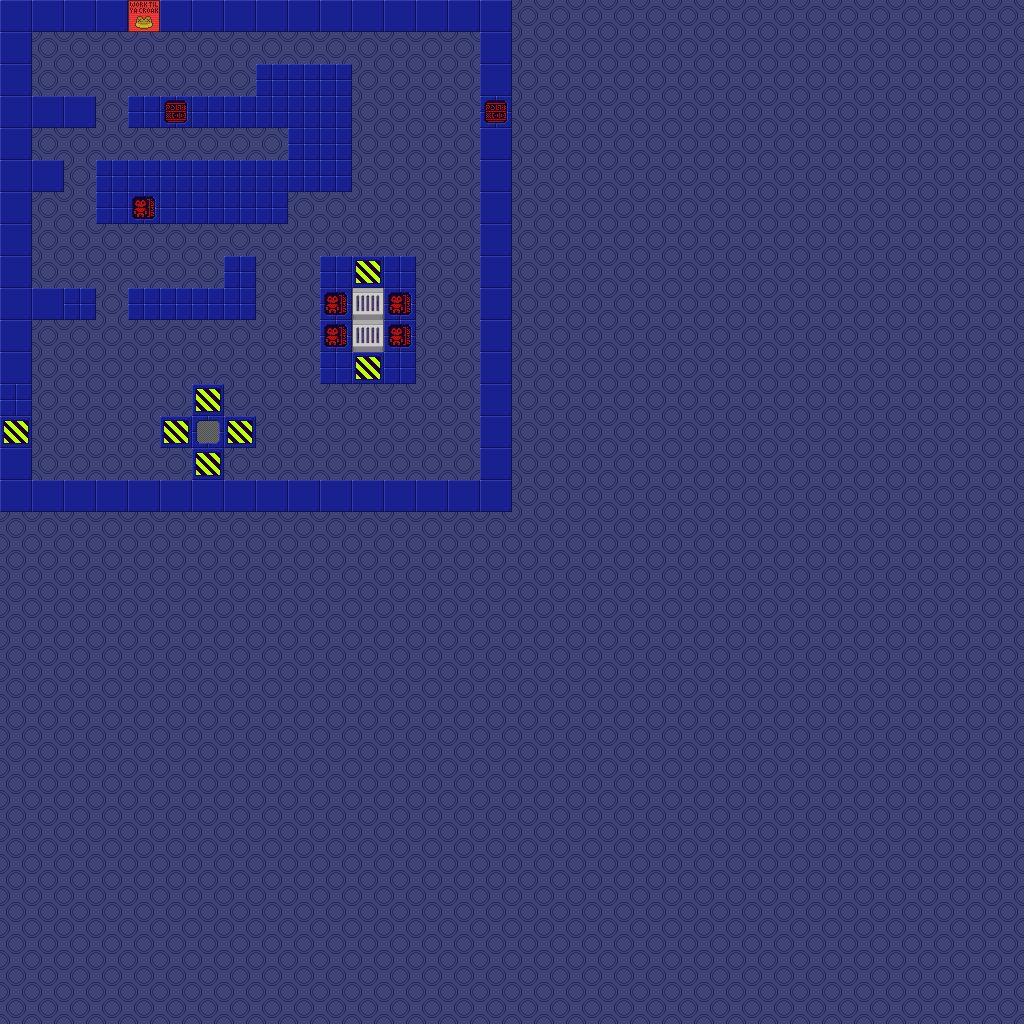

The image is a tile-based game level rendered from a .tmx file. Its description and source (layers, tilesets, objects; grid data summarised) follow:
An orthogonal 32x32 tile map with 32x32 px tiles, 2 tile layers (floor, wall), 4 hidden layers not drawn and 13 objects (2x soldier, barrel, soldier2, spiker, pistol-ammo, ...).

<map version="1.4" tiledversion="1.4.1" orientation="orthogonal" renderorder="right-down" width="32" height="32" tilewidth="32" tileheight="32" infinite="0" nextlayerid="10" nextobjectid="23">
 <editorsettings>
  <export target="tiled-test.json" format="json" />
 </editorsettings>
 <tileset firstgid="1" name="Spacetiles" tilewidth="32" tileheight="32" tilecount="25" columns="5">
  <image source="../img/Spacetiles.png" width="160" height="160" />
  <tile id="10">
   <properties>
    <property name="semiSolid" type="bool" value="true" />
   </properties>
  </tile>
 </tileset>
 <layer id="3" name="floor" width="32" height="32">
  <data>[1024 cells, 1024 non-empty, 3 distinct tile ids]</data>
 </layer>
 <layer id="4" name="ceiling" width="32" height="32" visible="0">
  <data>[1024 cells, 1024 non-empty, 1 distinct tile ids]</data>
 </layer>
 <layer id="2" name="door" width="32" height="32" visible="0">
  <data>[1024 cells, 4 non-empty, 1 distinct tile ids]</data>
 </layer>
 <layer id="1" name="wall" width="32" height="32">
  <data>[1024 cells, 108 non-empty, 7 distinct tile ids]</data>
 </layer>
 <layer id="8" name="halfwall-0" width="32" height="32" visible="0">
  <data>[1024 cells, 2 non-empty, 1 distinct tile ids]</data>
 </layer>
 <layer id="9" name="halfwall-1" width="32" height="32" visible="0">
  <data>[1024 cells, 0 non-empty, 0 distinct tile ids]</data>
 </layer>
 <objectgroup id="5" name="objects">
  <object id="3" name="soldier" x="192" y="256" />
  <object id="4" name="barrel" x="288" y="320" />
  <object id="7" name="soldier2" x="416" y="160" />
  <object id="8" name="soldier" x="96" y="352" />
  <object id="9" name="spiker" x="96" y="448" />
  <object id="11" name="pistol-ammo" x="208" y="80" />
  <object id="12" name="health" x="384" y="64" />
  <object id="17" name="shotgun-ammo" x="352" y="224" />
  <object id="19" name="charger" gid="6" x="192" y="160" width="32" height="32" />
  <object id="20" name="explosive-ammo" x="160" y="64" />
  <object id="22" name="disc-ammo" x="128" y="64" />
 </objectgroup>
 <objectgroup id="6" name="playerspawn">
  <object id="1" name="spawn" gid="6" x="64" y="64" width="32" height="32">
   <properties>
    <property name="facing" value="right" />
   </properties>
  </object>
 </objectgroup>
 <objectgroup id="7" name="levelend">
  <object id="15" name="end" gid="6" x="256" y="160" width="32" height="32" />
 </objectgroup>
</map>